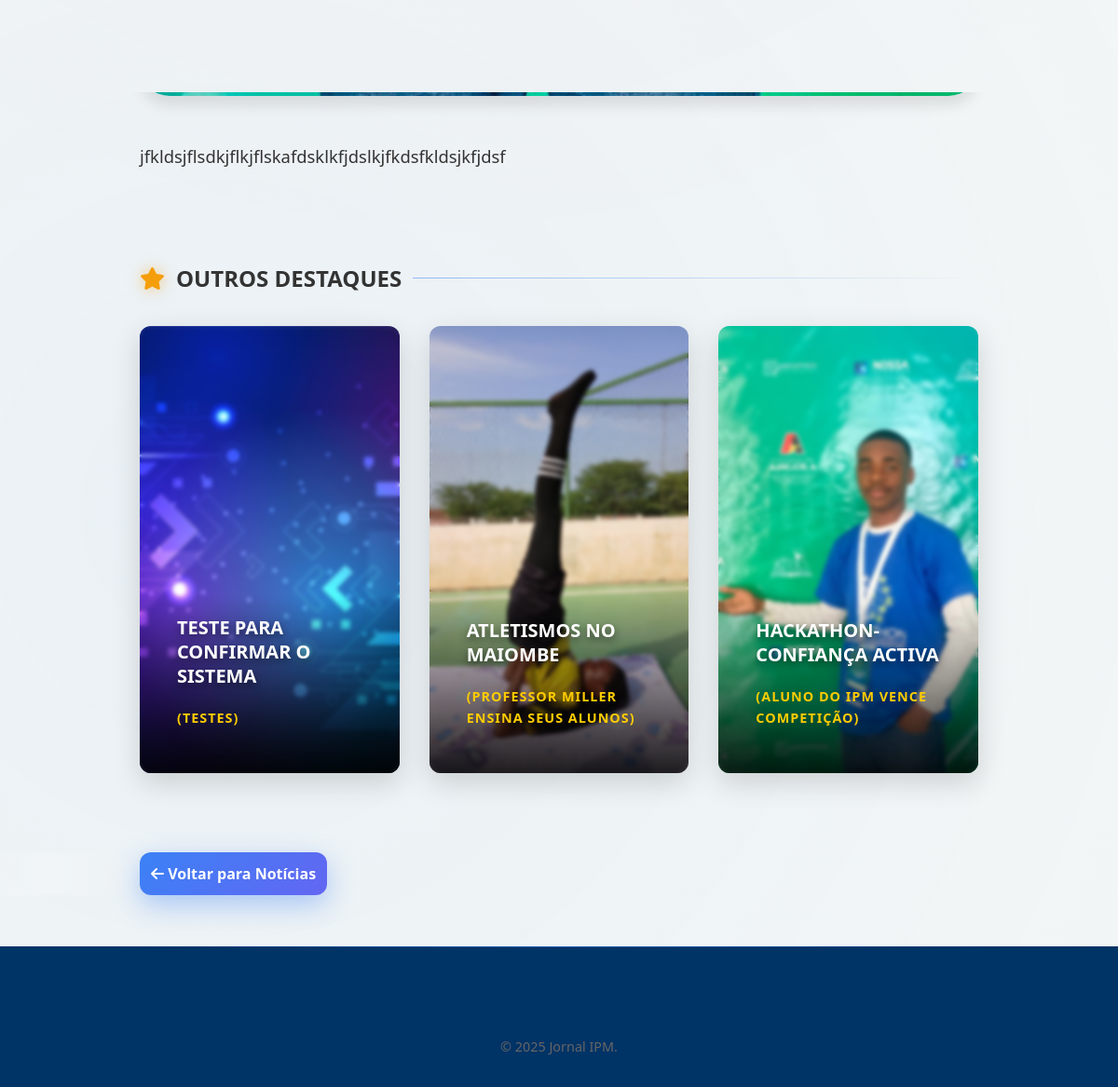
Page /noticia/07086782-ad2a-41c9-9fa1-812c2a08e75e/ (lower part) on the earlier database version.
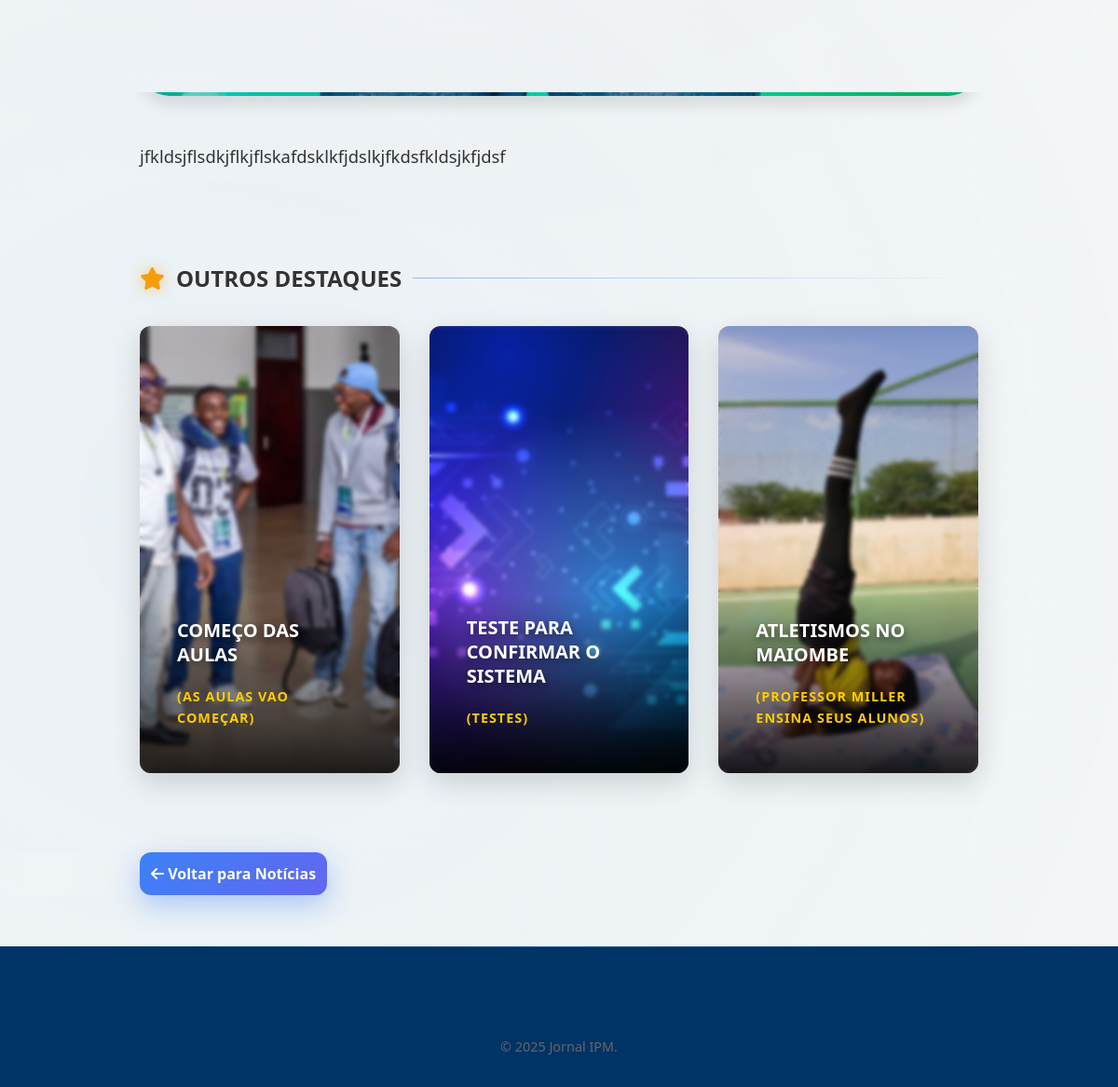
Same page on the later database version.
### pages/models.py (models this page shows, shortened)
class Noticia(models.Model):
    id=models.UUIDField(default=uuid.uuid4, editable=False, primary_key=True)
    titulo = models.CharField(max_length=255 , blank=False, null=False, verbose_name='Título')
    subtitulo = models.CharField(max_length=255, blank=True, null=True ,verbose_name='Subtitulo')
    conteudo = models.TextField( blank=False, null=False,verbose_name='Conteúdo')
    imagem = models.ImageField(upload_to='static/uploads/images/', blank=True, null=True ,   verbose_name='Imagem')
    autor = models.CharField(max_length=150 , blank=False, null=False, verbose_name='Autor')
    categoria=models.ForeignKey(Categoria,on_delete=models.PROTECT)
    publicado_em = models.DateTimeField(auto_now_add=True , blank=False, null=False,verbose_name='Data de Publicação')
    atualizado_em = models.DateTimeField(auto_now=True , blank=False, null=False,verbose_name='Data de Actualização')
    status = models.BooleanField(default=True , blank=False, null=False)  # ativo/inativo
    class Meta:
        verbose_name = "Notícia"
        verbose_name_plural = "Notícias"
        ordering = ['-publicado_em']          # mais recentes primeiro
        db_table = 'noticias'
        get_latest_by = 'publicado_em'
        permissions = [
            ("pode_publicar", "Pode publicar notícias"),
        ]

### pages/views.py (the view)
# urls.py: path('noticia/<uuid:pk>/', NoticiaDetailView.as_view(), name='noticia_detail'),
class NoticiaDetailView(DetailView):
    model = Noticia
    template_name = 'pages/noticia_detail.html'
    context_object_name = 'noticia'
    def get_context_data(self, **kwargs):
        context = super().get_context_data(**kwargs)
        from .models import Categoria
        context['destaques'] = Noticia.objects.filter(status=True).exclude(id=self.object.id).order_by('-publicado_em')[:3]
        context['categorias'] = Categoria.objects.all()
        return context

### pages/templates/pages/noticia_detail.html (shortened to what this page needs)
{% load static %}
<!DOCTYPE html>
<html lang="pt-br">
<head>
    <link rel="stylesheet" href="{% static 'css/styles.css' %}">
    <link rel="stylesheet" href="{% static 'css/animations.css' %}">
    <link rel="stylesheet" href="https://cdnjs.cloudflare.com/ajax/libs/font-awesome/6.0.0-beta3/css/all.min.css">
</head>
<body>
    <main class="container detail-container">
        <article class="news-detail">
            {% if noticia.imagem %}
            <div class="featured-image">
                <img src="{{ noticia.imagem.url }}" alt="{{ noticia.titulo }}">
            </div>
            {% endif %}
            <div class="content article-content">
                {{ noticia.conteudo|linebreaks }}
            </div>
        </article>
        <div class="more-highlights">
            <h2 class="section-title"><i class="fas fa-star"></i> OUTROS DESTAQUES</h2>
            <div class="highlight-cards responsive-cards">
                {% for destaque in destaques %}
                <article class="card news-card">
                    <img src="{% if destaque.imagem %}{{ destaque.imagem.url }}{% else %}{% static 'images/card-fallback.jpg' %}{% endif %}"
                         alt="{{ destaque.titulo }}" class="news-card-bg"
                         onerror="this.src='https://via.placeholder.com/400x300?text=IPM+News'">
                    <div class="news-card-overlay">
                        <div class="news-card-content">
                            <h3 class="news-title">{{ destaque.titulo }}</h3>
                            <p class="news-subtitle">
                                {% if destaque.subtitulo %}
                                    ({{ destaque.subtitulo }})
                                {% else %}
                                    {{ destaque.categoria.categoria }}
                                {% endif %}
                            </p>
                        </div>
                    </div>
                </article>
                {% endfor %}
            </div>
        </div>
        <div class="back-link">
            <a href="{% url 'pages:notice' %}" class="btn-primary">
                <i class="fas fa-arrow-left"></i> Voltar para Notícias
            </a>
        </div>
    </main>
    <footer class="main-footer">
        <div class="container">
            <div class="footer-bottom">
                <p>&copy; 2025 Jornal IPM.</p>
            </div>
        </div>
    </footer>
</body>
</html>

### static/css/animations.css (style rules this page uses)
.card { position: relative; animation: fadeInUp 0.6s ease forwards; animation-delay: calc(var(--card-index, 0) * 0.1s); }
.card::before { content: ''; position: absolute; inset: -1px; background: linear-gradient(135deg, rgba(59, 130, 246, 0.4), transparent 50%); border-radius: inherit; z-index: -1; opacity: 0; transition: opacity 0.4s ease; }
.btn-read-more, .btn-primary { position: relative; overflow: hidden; background: linear-gradient(135deg, #3b82f6, #6366f1) !important; border: none; box-shadow: 0 10px 30px rgba(59, 130, 246, 0.4); transition: all 0.4s cubic-bezier(0.4, 0, 0.2, 1); }
.btn-read-more::before, .btn-primary::before { content: ''; position: absolute; top: 0; left: -100%; width: 100%; height: 100%; background: linear-gradient(90deg, transparent, rgba(255,255,255,0.2), transparent); transition: left 0.5s ease; }
.section-title { position: relative; }
.section-title i { color: #f59e0b; filter: drop-shadow(0 0 8px rgba(245, 158, 11, 0.5)); }
.section-title::after { background: linear-gradient(90deg, rgba(59, 130, 246, 0.5), transparent) !important; }
.main-footer { position: relative; overflow: hidden; }
.main-footer::before { content: ''; position: absolute; top: 0; left: 50%; transform: translateX(-50%); width: 80%; height: 1px; background: linear-gradient(90deg, transparent, rgba(59, 130, 246, 0.5), transparent); }
body::before { content: ''; position: fixed; top: 0; left: 0; width: 100%; height: 100%; background: radial-gradient(circle at 20% 80%, rgba(59, 130, 246, 0.05) 0%, transparent 50%), radial-gradient(circle at 80% 20%, rgba(139, 92, 246, 0.05) 0%, transparent 50%), radial-gradient(circle at 40% 40%, rgba(236, 72, 153, 0.03) 0%, transparent 50%); pointer-events: none; z-index: -1; }

Differences in the rows shown:
no longer on this page (row unchanged): Noticia: imagem (picture), titulo "HACKATHON-CONFIANÇA ACTIVA", subtitulo "ALUNO DO IPM VENCE COMPETIÇÃO"
added Noticia: imagem (picture), titulo "COMEÇO DAS AULAS", subtitulo "AS AULAS VAO COMEÇAR"
